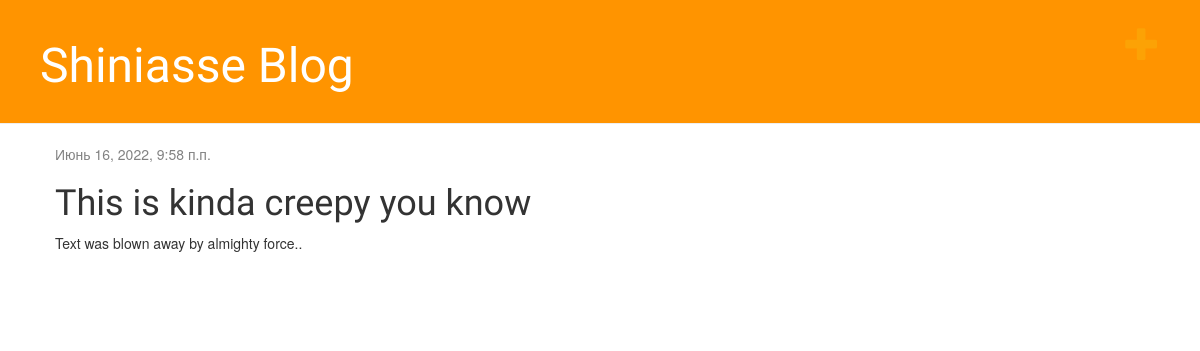
The app's page /post/4/ with its own data.
### blog/models.py (models this page shows, shortened)
class Post(models.Model):
    author = models.ForeignKey(settings.AUTH_USER_MODEL, on_delete=models.CASCADE)
    title = models.CharField(max_length=200)
    text = models.TextField()
    created_date = models.DateTimeField(default=timezone.now)
    published_date = models.DateTimeField(blank=True, null=True)

### blog/views.py (the view)
# urls.py: path('post/<int:pk>/', views.post_detail, name='post_detail'),
def post_detail(request, pk):
    post = get_object_or_404(Post, pk=pk)
    return render(request, 'blog/post_detail.html', {'post': post})

### blog/templates/blog/post_detail.html (shortened to what this page needs)
{% extends 'blog/base.html' %}
{% block content %}
	<div class="post">
		{% if post.published_date %}
			<div class = date>
				{{ post.published_date }}
			</div>
		{% endif %}
		<h1>{{post.title}}</h1>
		<p>{{ post.text|linebreaksbr}}</p>
	</div>
{% endblock %}

### blog/static/css/blog.css (style rules this page uses)
h1, h2, h3, h4 { font-family: 'Lobster', cursive; }
.date { color: #828282; }
.post { margin-bottom: 70px; }

### records on screen
Post: published_date "Июнь 16, 2022, 9:58 п.п.", title "This is kinda creepy you know", text "Text was blown away by almighty force.."
